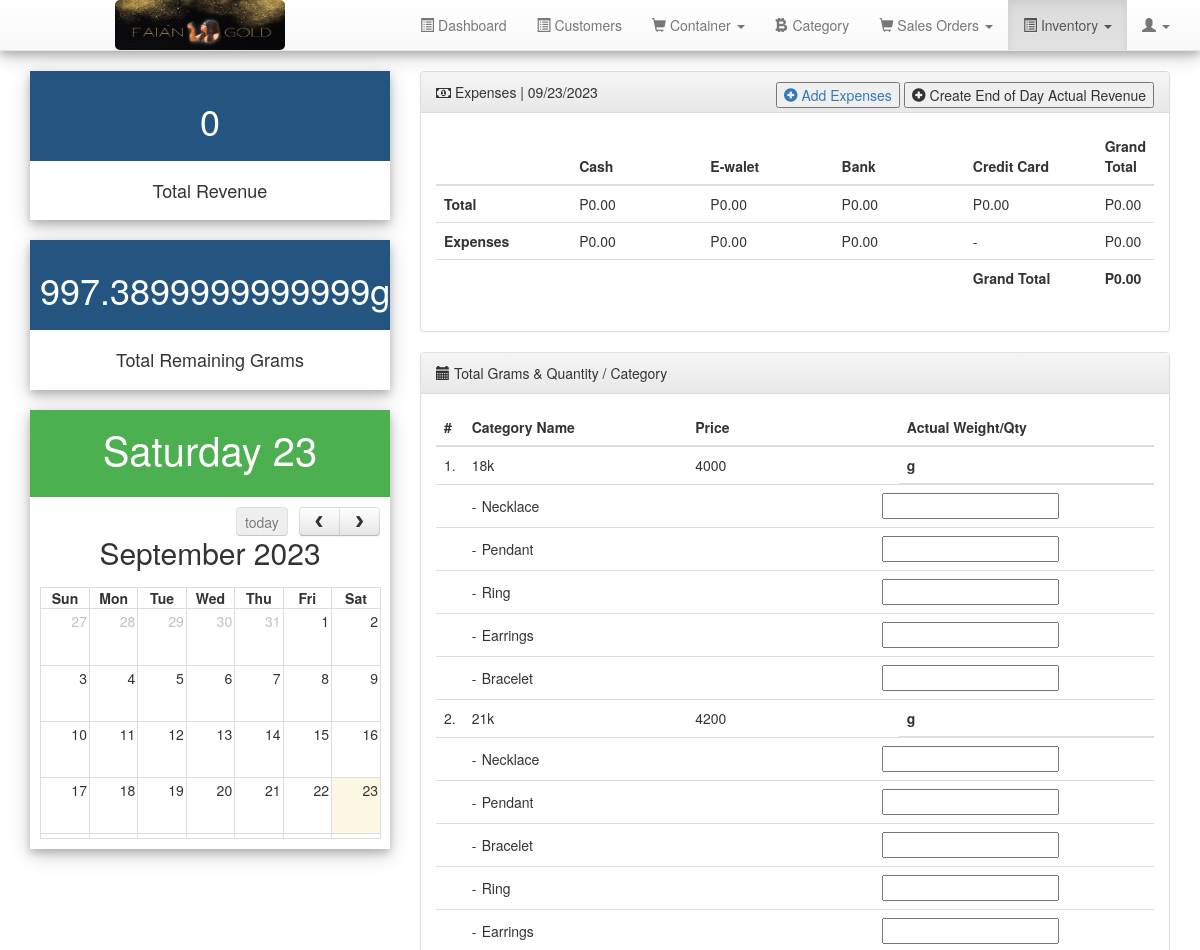
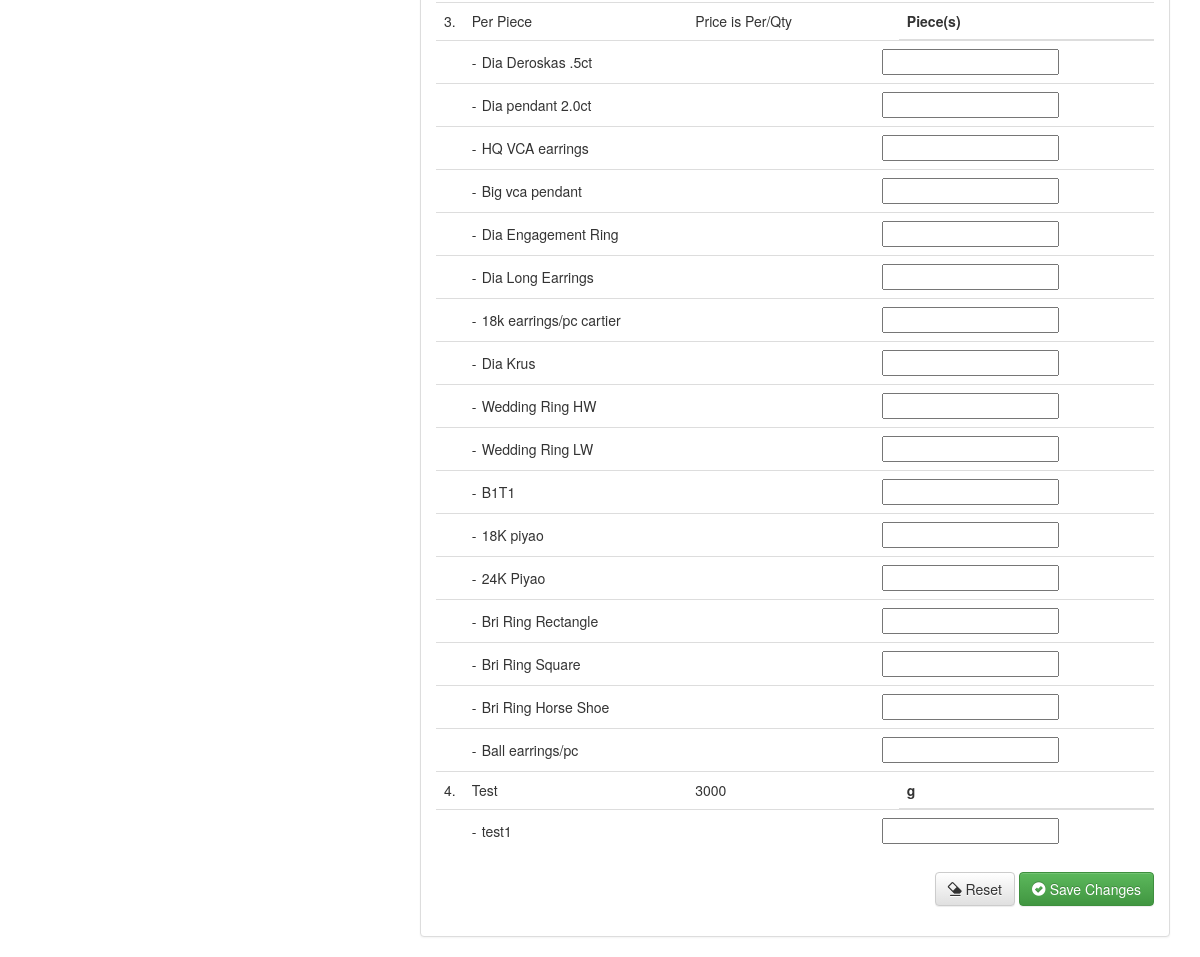
The app's page /inventory.php (signed in) with its own data (2 pictures, top to bottom).
### tables this page shows
CREATE TABLE `brands` (
  `brand_id` int(11) NOT NULL,
  `brand_name` varchar(255) NOT NULL,
  `brand_active` int(11) NOT NULL DEFAULT '0',
  `brand_status` int(11) NOT NULL DEFAULT '0',
  `price` varchar(50) NOT NULL,
  `actual_weight` varchar(50) NOT NULL,
  `brand_type` int(20) NOT NULL
);

CREATE TABLE `categories` (
  `categories_id` int(11) NOT NULL,
  `categories_name` varchar(255) NOT NULL,
  `categories_active` int(11) NOT NULL DEFAULT '0',
  `categories_status` int(11) NOT NULL DEFAULT '0',
  `brand_id` int(50) NOT NULL
);

### inventory.php (the view, shortened to what the rows shown need)
<?php require_once 'includes/header.php';?>
<?php
$sqlExpensesC = "SELECT sum(amount) from expenses where date = '$curDate' and payment_type = 1 and status = 1";
$resultExpensesC = $connect->query($sqlExpensesC);
while($rowExpensesC = $resultExpensesC->fetch_row()) {
	list($cashExpenseToday) = $rowExpensesC;
	if($cashExpenseToday == ''){$cashExpenseToday = 0;}
 }
$sqlCash1 = "SELECT sum(paid) from payment_details where paid_date = '$curDate' and type='1'";
$resultCash1 = $connect->query($sqlCash1);
while($rowCash1 = $resultCash1->fetch_row()) {
	list($paid1) = $rowCash1;
 }
 $sqlCash2 = "SELECT sum(cash) from orders where order_date = '$curDate' and cash ";
 $resultCash2 = $connect->query($sqlCash2);
 while($rowCash2 = $resultCash2->fetch_row()) {
	 list($paid2) = $rowCash2;
  }
 $cashToday=$paid1+$paid2;
 $cashGT = $cashToday - $cashExpenseToday;
$sqlExpensesGC = "SELECT sum(amount) from expenses where date = '$curDate' and payment_type = 2 and status = 1";
$resultExpensesGC = $connect->query($sqlExpensesGC);
while($rowExpensesGC = $resultExpensesGC->fetch_row()) {
	list($gcashExpenseToday) = $rowExpensesGC;
	if($gcashExpenseToday == ''){$gcashExpenseToday = 0;}
 }
$sqlgCash1 = "SELECT sum(paid) from payment_details where paid_date = '$curDate' and type='2'";
$resultgCash1 = $connect->query($sqlgCash1);
while($rowgCash1 = $resultgCash1->fetch_row()) {
	list($gpaid1) = $rowgCash1;
 }
 $sqlgCash2 = "SELECT sum(gcash) from orders where order_date = '$curDate' and gcash";
 $resultgCash2 = $connect->query($sqlgCash2);
 while($rowgCash2 = $resultgCash2->fetch_row()) {
	 list($gpaid2) = $rowgCash2;
  }
 $eWalletToday=$gpaid1+$gpaid2;
 $gcashGT = $eWalletToday - $gcashExpenseToday;
$sqlExpensesB = "SELECT sum(amount) from expenses where date = '$curDate' and payment_type = 3 and status = 1";
$resultExpensesB = $connect->query($sqlExpensesB);
while($rowExpensesB = $resultExpensesB->fetch_row()) {
	list($bankExpenseToday) = $rowExpensesB;
	if($bankExpenseToday == ''){$bankExpenseToday = 0;}
 }
$sqlBank1 = "SELECT sum(paid) from payment_details where paid_date = '$curDate' and type='3'";
$resultBank1 = $connect->query($sqlBank1);
while($rowBank1 = $resultBank1->fetch_row()) {
	list($bpaid1) = $rowBank1;
 }
 $sqlBank2 = "SELECT sum(bank) from orders where order_date = '$curDate' and bank";
 $resultBank2 = $connect->query($sqlBank2);
 while($rowBank2 = $resultBank2->fetch_row()) {
	 list($bpaid2) = $rowBank2;
  }
 $bankToday=$bpaid1+$bpaid2;
 $bankGT = $bankToday - $bankExpenseToday;
$sqlCc1 = "SELECT sum(paid) from payment_details where paid_date = '$curDate' and type='4'";
$resultCc1 = $connect->query($sqlCc1);
while($rowCc1 = $resultCc1->fetch_row()) {
	list($ccpaid1) = $rowCc1;
 }
 $sqlCc2 = "SELECT sum(credit_card) from orders where order_date = '$curDate' and credit_card";
 $resultCc2 = $connect->query($sqlCc2);
 while($rowCc2 = $resultCc2->fetch_row()) {
	 list($ccpaid2) = $rowCc2;
  }
 $ccToday=$ccpaid1+$ccpaid2;
$sqlPay = "SELECT sum(paid) from payment_details where paid_date = '$curDate'";
$resultPay = $connect->query($sqlPay);
while($rowPay = $resultPay->fetch_row()) {
	list($paymentToday) = $rowPay;
 }
$sqlPayOrd = "SELECT sum(grand_total) from orders where order_date = '$curDate'";
$resultPayOrd = $connect->query($sqlPayOrd);
while($rowPayOrd = $resultPayOrd->fetch_row()) {
	list($paymentTodayOrd) = $rowPayOrd;
}
$sqlGrams = "SELECT sum(actual_weight) from brands where brand_type = 1";
$resultGrams = $connect->query($sqlGrams);
while($rowGrams = $resultGrams->fetch_row()) {
	list($totalGrams) = $rowGrams;
}
$sqlLRS = "SELECT sum(loi.quantity) from layaway_order_item loi inner join layaway_orders lo on loi.order_id = lo.order_id where lo.order_type = 1 and payment_status !=4";
$resultLRS = $connect->query($sqlLRS);
while($rowLRS = $resultLRS->fetch_row()) {
	list($layawayRS) = $rowLRS;
	$layawayRS+=0;
 }
 $sqlRRS = "SELECT sum(loi.quantity) from layaway_order_item loi inner join layaway_orders lo on loi.order_id = lo.order_id where lo.order_type = 2 and payment_status !=4";
 $resultRRS = $connect->query($sqlRRS);
 while($rowRRS = $resultRRS->fetch_row()) {
	 list($reservationRS) = $rowRRS;
	 $reservationRS+=0;
  }
$sqlPRS = "SELECT sum(loi.quantity) from layaway_order_item loi inner join layaway_orders lo on loi.order_id = lo.order_id where lo.order_type = 3 and payment_status !=4";
$resultPRS = $connect->query($sqlPRS);
while($rowPRS = $resultPRS->fetch_row()) {
	list($pickupRS) = $rowPRS;
	$pickupRS+=0;
}
$sqlDRS = "SELECT sum(loi.quantity) from layaway_order_item loi inner join layaway_orders lo on loi.order_id = lo.order_id where lo.order_type = 4 and payment_status !=4";
$resultDRS = $connect->query($sqlDRS);
while($rowDRS = $resultDRS->fetch_row()) {
	list($deliveryRS) = $rowDRS;
	$deliveryRS+=0;
}
$sqlExpenses = "SELECT sum(amount) from expenses where date = '$curDate' and status = 1";
$resultExpenses = $connect->query($sqlExpenses);
while($rowExpenses = $resultExpenses->fetch_row()) {
	list($expensesToday) = $rowExpenses;
	if($expensesToday == ''){$expensesToday=0;}
 }
$totalRevenueTodayNoExpense = $actRevCash + $actRevEwallet + $actRevBank + $actRevCc;
$totalRevenueToday = $totalRevenueTodayNoExpense-$expensesToday;
$mainRS=$totalGrams - ($layawayRS+$reservationRS+$pickupRS+$deliveryRS);
$totalRevenueNoExpense = $paymentToday + $paymentTodayOrd;
$totalRevenue = ($paymentToday + $paymentTodayOrd)-$expensesToday;
?>
    <link rel="stylesheet" href="assests/plugins/fullcalendar/fullcalendar.min.css">
    <link rel="stylesheet" href="assests/plugins/fullcalendar/fullcalendar.print.css" media="print">
<div class="row">
	<div class="col-md-4">
	<?php  if(isset($_SESSION['userId']) && $_SESSION['userId']==1) {?>
		<div class="card">
		  <div class="cardHeader" style="background-color:#245580;">
		    <h1><?php if($totalRevenue) {
		    	echo 'P'.number_format($totalRevenue,2).'';
		    	} else {
		    		echo '0';
		    		} ?></h1>
		  </div>
		</div>
		<br/>
		<div class="card">
		  <div class="cardHeader" style="background-color:#245580;">
		    <h1><?php if($totalGrams) {
		    	echo $totalGrams.'g';
		    	} else {
		    		echo '0';
		    		} ?></h1>
		  </div>
		</div>
		<?php  } ?>
	</div>
	<?php  if(isset($_SESSION['userId']) && $_SESSION['userId']==2) {?>
	<div class="col-md-8">
		<div class="panel panel-default">
			<div class="panel-heading"> <i class="glyphicon glyphicon-calendar"></i> Payment Type Revenue & Expenses | <?php echo $curDate; ?>
			<div class="pull-right"> <a href="expenses.php"><button><i class="glyphicon glyphicon-plus-sign"></i> Add Expenses</button></a>
				<button data-toggle="modal" data-target="#addEODModel"> <i class="glyphicon glyphicon-plus-sign"></i> Create End of Day Actual Revenue </button>
			</div>
			</div>
			<div class="panel-body">
				<table class="table" id="revenueTable">
			  	<thead>
			  		<tr>
			  			<th style="width:20%;"></th>
			  			<th style="width:20%;">Cash</th>
			  			<th style="width:20%;">E-walet</th>
			  			<th style="width:20%;">Bank</th>
			  			<th style="width:20%;">Credit Card</th>
			  			<th style="width:20%;">Grand Total</th>
			  		</tr>
			  	</thead>
			  	<tbody>
						<tr>
							<th>Total</th>
							<td><?php echo 'P'.number_format($cashToday,2).'';?> </td>
							<td><?php echo 'P'.number_format($eWalletToday,2).'';?></td>
							<td><?php echo 'P'.number_format($bankToday,2).'';?></td>
							<td><?php echo 'P'.number_format($ccToday,2).'';?></td>
							<td><?php echo 'P'.number_format($totalRevenueNoExpense,2).'';?></td>
						</tr>
						<tr>
							<th>Expenses</th>
							<td><?php echo 'P'.number_format($cashExpenseToday,2).'';?> </td>
							<td><?php echo 'P'.number_format($gcashExpenseToday,2).'';?></td>
							<td><?php echo 'P'.number_format($bankExpenseToday,2).'';?></td>
							<td>-</td>
							<td><?php echo 'P'.number_format($expensesToday,2).'';?></td>
						</tr>
						<tr>
							<th>Grand Total</th>
							<td><?php echo 'P'.number_format($cashGT,2).'';?> </td>
							<td><?php echo 'P'.number_format($gcashGT,2).'';?></td>
							<td><?php echo 'P'.number_format($bankGT,2).'';?></td>
							<td><?php echo 'P'.number_format($ccToday,2).'';?></td>
							<th><?php echo 'P'.number_format($totalRevenue,2).'';?></th>
						</tr>
				</tbody>
				</table>
			</div>
		</div>
		<div class="panel panel-default">
			<div class="panel-heading"> <i class="glyphicon glyphicon-calendar"></i> Containers Stocks</div>
			<div class="panel-body">
				<table class="table" id="productTable">
			  	<thead>
			  		<tr>
			  			<th style="width:20%;">Main</th>
			  			<th style="width:20%;">Layaway</th>
			  			<th style="width:20%;">Reservation</th>
			  			<th style="width:20%;">For Pick-Up</th>
			  			<th style="width:20%;">For Delivery</th>
			  		</tr>
			  	</thead>
			  	<tbody>
						<tr>
							<td><?php echo ''.$mainRS.'g';?> </td>
							<td><?php echo ''.$layawayRS.'g';?> </td>
							<td><?php echo ''.$reservationRS.'g';?></td>
							<td><?php echo ''.$pickupRS.'g';?></td>
							<td><?php echo ''.$deliveryRS.'g';?></td>
						</tr>
				</tbody>
				</table>
			</div>
		</div>
			<div class="panel panel-default">
				<div class="panel-heading"> <i class="glyphicon glyphicon-calendar"></i> Total Grams & Quantity / Category</div>
				<div class="panel-body">
				<table class="table">
					<thead>
						<tr>
							<th>Category Name</th>
							<th>Price</th>
							<th>Actual Weight/Qty</th>
						</tr>
						<?php
							$sqltotalGQs = "SELECT brand_name, price, actual_weight, brand_type FROM brands WHERE brand_status = 1";
							$resulttotalGQ = $connect->query($sqltotalGQs);
							while($rowtotalGQ = $resulttotalGQ->fetch_row()) {
								list($brand_name, $price, $actual_weight, $brand_type) = $rowtotalGQ;
								$actual_weight = intval($actual_weight)+0;
								if($brand_type == 2){
									$price = "Price is Per/Qty";
									$sku = " Piece(s)";
								} else {
									$sku = "g";
								}
								echo"<tr>
									<td>$brand_name </td>
									<td>$price</td>
									<td>$actual_weight$sku</td>
								</tr>";
							}
						?>
					</thead>
				</table>
			</div>
		</div>
	</div>
	<?php  } else {?>
		<div class="col-md-8">
		<div class="panel panel-default">
			<div class="panel-body">
				<table class="table" id="revenueTable">
			  	<thead>
			  		<tr>
			  			<th style="width:20%;"></th>
			  			<th style="width:20%;">Cash</th>
			  			<th style="width:20%;">E-walet</th>
			  			<th style="width:20%;">Bank</th>
			  			<th style="width:20%;">Credit Card</th>
			  			<th style="width:20%;">Grand Total</th>
			  		</tr>
			  	</thead>
			  	<tbody>
						<tr>
							<th>Total</th>
						</tr>
						<tr>
							<th>Expenses</th>
						</tr>
						<tr>
							<th></th>
							<th>Grand Total</th>
							<th><?php echo 'P'.number_format($totalRevenueToday,2).'';?></th>
						</tr>
				</tbody>
				</table>
			</div>
		</div>
			<div class="panel panel-default">
				<div class="panel-body">
  				<form class="form-horizontal" method="POST" action="php_action/createInventory.php" id="submitInventoryForm">
				<table class="table">
					<thead>
						<tr>
							<th width="10px">#</th>
							<th>Category Name</th>
							<th>Price</th>
							<th>Actual Weight/Qty</th>
						</tr>
						<?php
							$n=1;
							$sqltotalGQss = "SELECT brand_id,brand_name, price, actual_weight, brand_type FROM brands WHERE brand_status = 1";
							$resulttotalGQss = $connect->query($sqltotalGQss);
							while($rowtotalGQss = $resulttotalGQss->fetch_row()) {
								list($brand_id, $brand_names, $prices, $actual_weights, $brand_types) = $rowtotalGQss;
								$actual_weights = intval($actual_weights)+0;
								if($brand_types == 2){
									$prices = "Price is Per/Qty";
									$sku = " Piece(s)";
								} else {
									$sku = "g";
								}
								$sqltotalQty = "SELECT sum(qty) FROM inventory WHERE brand_id=$brand_id and date='$curDate'";
								$resulttotalQty = $connect->query($sqltotalQty);
								while($rowtotalQty = $resulttotalQty->fetch_row()) {
									list($brandQty) = $rowtotalQty;
								}
								echo"<tr>
									<td>$n.</td>
									<td>$brand_names </td>
									<td>$prices</td>
									<th>$brandQty$sku</th>
									</tr>";
									$sqlSubCat = "SELECT c.categories_id,c.categories_name, i.qty FROM categories c inner join inventory i on c.categories_id = i.categories_id WHERE c.brand_id = $brand_id and c.categories_status = 1 and i.date = '$curDate'";
									$resultSubCat = $connect->query($sqlSubCat);
									if($resultSubCat->num_rows > 0) {
										while($rowSubCat = $resultSubCat->fetch_row()) {
											list($categoriesId,$categoriesName,$qty) = $rowSubCat;
										echo"<tr><td></td><td colspan='3'>
											<table width='100%'>
												<tr>
													<td width='10px'>-</td>
													<td width='150px'>$categoriesName</td>
													<td width='250px'>
														<input type='hidden' value='$categoriesId' name='subCategoryId[]'/>
														<input type='hidden' value='$brand_id' name='brandId[]'/>
														<input type='hidden' value='$categoriesName' name='subCategoryName[]'/>
													</td>
													<td><input type='number' value='$qty' name='subCategoryQty[]'/></td>
												</tr>
											</table>
										</td></tr>";
										}
									} else {
										$sqlSubCat2 = "SELECT c.categories_id,c.categories_name FROM categories c WHERE c.brand_id = $brand_id and c.categories_status = 1";
										$resultSubCat2 = $connect->query($sqlSubCat2);
										while($rowSubCat2 = $resultSubCat2->fetch_row()) {
											list($categoriesId,$categoriesName) = $rowSubCat2;
										echo"<tr><td></td><td colspan='3'>
											<table width='100%'>
												<tr>
													<td width='10px'>-</td>
													<td width='150px'>$categoriesName</td>
													<td width='250px'>
														<input type='hidden' value='$categoriesId' name='subCategoryId[]'/>
														<input type='hidden' value='$brand_id' name='brandId[]'/>
														<input type='hidden' value='$categoriesName' name='subCategoryName[]'/>
													</td>
													<td><input type='number' name='subCategoryQty[]'/></td>
												</tr>
											</table>
										</td></tr>";
									}
									}
								$n++;
							}
						?>
					</thead>
				</table>
				</form>
			</div>
	</div>
	<?php } ?>
</div>
<?php
require_once 'includes/footer.php'; ?>

### records on screen
brands: brand_name "18k", price "4000", brand_type "g"
categories: categories_name "Necklace"
categories: categories_name "Pendant"
categories: categories_name "Ring"
categories: categories_name "Earrings"
categories: categories_name "Bracelet"
brands: brand_name "21k", price "4200", brand_type "g"
categories: categories_name "Necklace"
categories: categories_name "Pendant"
categories: categories_name "Bracelet"
categories: categories_name "Ring"
categories: categories_name "Earrings"
brands: brand_name "Per Piece", brand_type "Price is Per/Qty", brand_type "Piece(s)"
categories: categories_name "Dia Deroskas .5ct"
categories: categories_name "Dia pendant 2.0ct"
categories: categories_name "HQ VCA earrings"
categories: categories_name "Big vca pendant"
categories: categories_name "Dia Engagement Ring"
categories: categories_name "Dia Long Earrings"
categories: categories_name "18k earrings/pc cartier"
categories: categories_name "Dia Krus"
categories: categories_name "Wedding Ring HW"
categories: categories_name "Wedding Ring LW"
categories: categories_name "B1T1"
categories: categories_name "18K piyao"
categories: categories_name "24K Piyao"
categories: categories_name "Bri Ring Rectangle"
categories: categories_name "Bri Ring Square"
categories: categories_name "Bri Ring Horse Shoe"
categories: categories_name "Ball earrings/pc"
brands: brand_name "Test", price "3000", brand_type "g"
categories: categories_name "test1"

### other values on screen
$totalGrams "997.3899999999999"
$curDate "09/23/2023"
$actRevCash "0.00"
$actRevEwallet "0.00"
$actRevBank "0.00"
$actRevCc "0.00"
$totalRevenueTodayNoExpense "0.00"
$cashExpenseToday "0.00"
$gcashExpenseToday "0.00"
$bankExpenseToday "0.00"
$expensesToday "0.00"
$totalRevenueToday "0.00"
